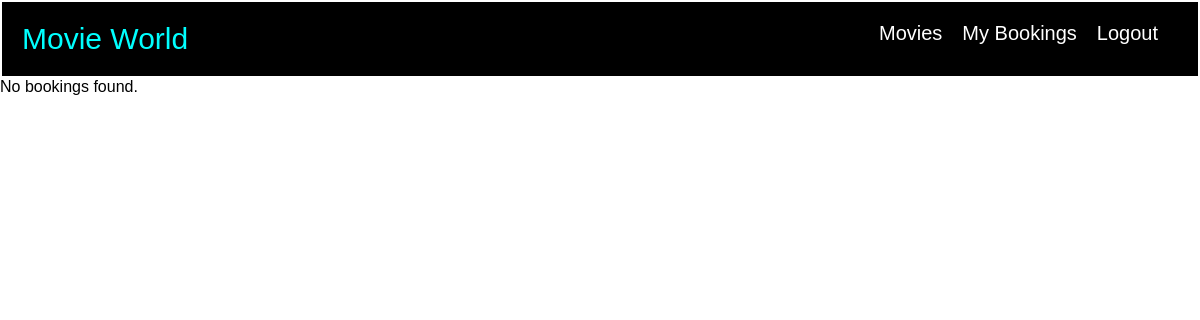
Page /user/mybookings.php (signed in) on the earlier database version.
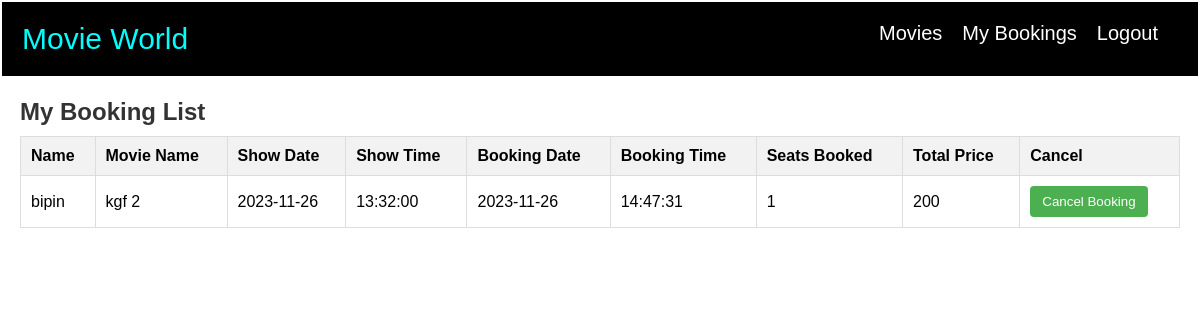
Same page on the later database version.
### tables this page shows
CREATE TABLE `booking` (
  `id` int(11) NOT NULL,
  `movie_id` int(11) NOT NULL,
  `show_date` date NOT NULL,
  `show_time` time NOT NULL,
  `seat_num` int(11) NOT NULL,
  `total_price` int(11) NOT NULL,
  `booking_date` date NOT NULL,
  `booking_time` time NOT NULL,
  `user_id` int(11) NOT NULL,
  `paid` varchar(150) NOT NULL
);

CREATE TABLE `movie` (
  `id` int(11) NOT NULL,
  `name` varchar(250) NOT NULL,
  `genre` varchar(250) NOT NULL,
  `industry` varchar(250) NOT NULL,
  `language` varchar(250) NOT NULL,
  `release_date` varchar(255) NOT NULL,
  `actor` varchar(250) NOT NULL,
  `description` varchar(250) NOT NULL,
  `price` int(11) NOT NULL,
  `image` varchar(255) NOT NULL,
  `first_date` date NOT NULL,
  `second_date` date NOT NULL,
  `third_date` date NOT NULL,
  `first_show` time NOT NULL,
  `second_show` time NOT NULL,
  `third_show` time NOT NULL,
  `movie_duration` varchar(255) NOT NULL,
  `movie_director` varchar(255) NOT NULL
);

### user/mybookings.php (the view, shortened to what this page needs)
<link rel="stylesheet" href="mybooking.css">
<?php
require '../connection.php';
include 'header.php';
$user_id = $_SESSION['user_id'];
$currentDate = date('Y-m-d');
$sql_remove_old_bookings = "DELETE FROM booking WHERE show_date < '$currentDate'";
$conn->query($sql_remove_old_bookings);
$sql = "SELECT booking.*, movie.name AS movie_name, COUNT(*) AS num_seats_booked, SUM(price) AS total_price
        FROM booking
        JOIN movie ON booking.movie_id = movie.id
        WHERE booking.user_id = '$user_id' AND booking.show_date >= CURDATE() AND CONCAT(booking.show_date, ' ', booking.show_time) >= NOW()
        GROUP BY booking.show_date, booking.show_time, booking.movie_id
        ORDER BY booking.show_date DESC, booking.show_time DESC";
$result = $conn->query($sql);
if ($result && $result->num_rows > 0) {
    echo "<div class='booking-list'>";
    echo "<h2>My Booking List</h2>";
    echo "<table>";
    echo "<tr>
            <th>Name</th>
            <th>Movie Name</th>
            <th>Show Date</th>
            <th>Show Time</th>
            <th>Booking Date</th>
            <th>Booking Time</th>
            <th>Seats Booked</th>
            <th>Total Price</th>
            <th>Cancel</th>
          </tr>";
    $groupedBookings = [];
    while ($row = $result->fetch_assoc()) {
        $groupKey = $row['show_date'] . $row['show_time'] . $row['movie_name'];
        if (!isset($groupedBookings[$groupKey])) {
            $groupedBookings[$groupKey] = [];
        }
        $groupedBookings[$groupKey][] = $row;
    }
    foreach ($groupedBookings as $group) {
        foreach ($group as $row) {
            $bookingId = $row['id'];
            $name = $_SESSION['user_name'];
            $movieName = $row['movie_name'];
            $selectedDate = $row['show_date'];
            $selectedShowTime = $row['show_time'];
            $bookingDate = $row['booking_date'];
            $bookingTime = $row['booking_time'];
            $numSeatsBooked = $row['num_seats_booked'];
            $totalPrice = $row['total_price'];
            echo "<tr>
                    <td>$name</td>
                    <td>$movieName</td>
                    <td>$selectedDate</td>
                    <td>$selectedShowTime</td>
                    <td>$bookingDate</td>
                    <td>$bookingTime</td>
                    <td>$numSeatsBooked</td>
                    <td>$totalPrice</td>
                    <td>
                        <form method='post' action=''>
                            <input type='hidden' name='booking_id' value='$bookingId'>
                            <button type='submit' name='cancel_booking'>Cancel Booking</button>
                        </form>
                    </td>
                  </tr>";
        }
    }
    echo "</table>";
    echo "</div>";
} else {
    echo "No bookings found.";
}
?>

### user/header.php (shortened to what this page needs)
<link rel="stylesheet" href="header.css">
    <nav>
        <div>
            <a href="index.php" class="container-a"><p>Movie World</p></a>
        </div>
        <div>
            <ul class="head-list">
            <a href="index.php" class="menu-link container-li">Movies</a>
    <?php
    if(isset($_SESSION['email'])){
    echo '<li>
    <li><a href="mybookings.php" class="container-li">My Bookings</a></li>
    <a href = logout.php class="container-li">Logout</a>
    </li>';
}else {
    echo '<li class="menu-item">
    <a href="login.php" class="menu-link container-li">Login</a>
            <a href="register.php" class="menu-link container-li">Register</a>
          </li>';
}
    ?>
      </ul>
        </div>
    </nav>

### user/mybooking.css (style rules this page uses)
.booking-list { margin: 20px; }
h2 { color: #333; }
table { width: 100%; border-collapse: collapse; margin-top: 10px; }
th, td { padding: 10px; border: 1px solid #ddd; text-align: left; }
th { background-color: #f2f2f2; }
button { background-color: #4CAF50; color: white; padding: 8px 12px; border: none; border-radius: 4px; cursor: pointer; }

### user/header.css (style rules this page uses)
* { padding: 0; margin: 0; font-family: sans-serif; }
nav { display: flex; justify-content: space-between; padding: 20px; border: 2px solid white; background-color: #000; }
.container-a { text-decoration: none; color: aqua; font-size: 30px; }
.container-li { text-decoration: none; color: #fff; font-size: 20px; padding-right: 20px; }
.head-list { display: flex; justify-content: space-between; }

Differences in the rows shown:
added booking: name "bipin", movie.name "kgf 2", show_date "2023-11-26", show_time "13:32:00", booking_date "2023-11-26", booking_time "14:47:31", numSeatsBooked "1", totalPrice "200"
Other differences:
text no longer shown: "No bookings found."
text now shown: "My Booking List Name Movie Name Show Date Show Time Booking Date Booking Time Seats Booked Total Price Cancel"
